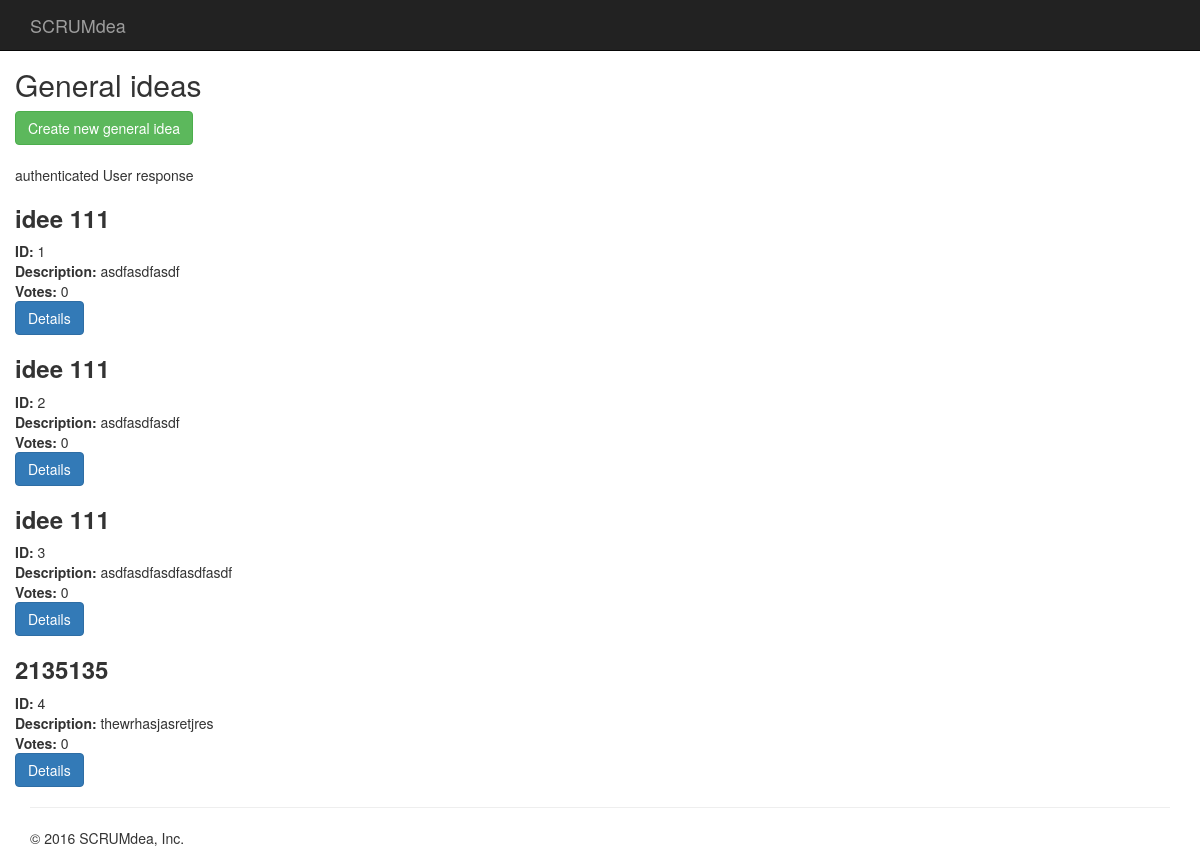
The page / (signed in) on the database as committed earlier.
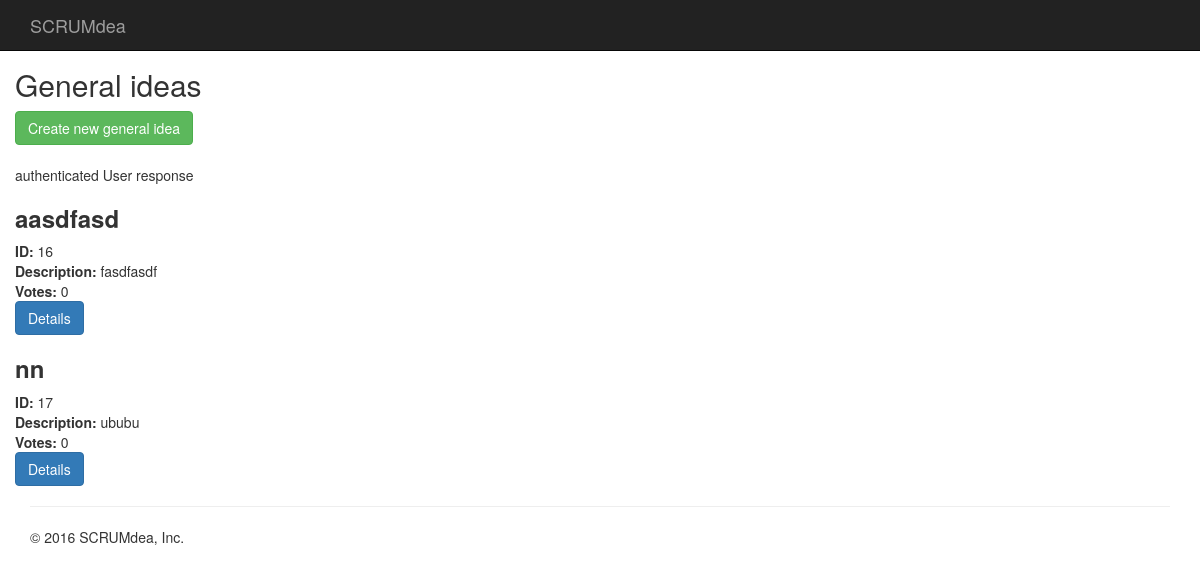
The same page on the database as committed later.
### scrumdea/models.py (models this page shows)
class GeneralIdea(models.Model):
    title = models.CharField(max_length=200)
    description = models.TextField()
    creation_date = timezone.now()
    votes = models.IntegerField(default=0)
    transfered_to_project = models.BooleanField(default=False)

### scrumdea/views.py (the view)
# urls.py: url(r'^$', views.idea_list, name='idea_list'),
def idea_list(request):
    if request.user.is_authenticated():
        queryset = src_models.GeneralIdea.objects.all()
        context = {
            "title": "authenticated User response",
            "idea_list": queryset
        }
    else:
        context = {
            "title": "access denied"
        }
    return render(request, "scrumdea/project/generalidea-list.html", context)

### scrumdea/templates/scrumdea/project/generalidea-list.html (shortened to what this page needs)
{% extends "scrumdea/base.html" %}
{% block content %}
    <h2>General ideas</h2>
    <a href="{% url "creategeneralidea" %}"> <button type="button" class="btn btn-success">Create new general idea</button></a>
    <p> <br> {{ title }}</p>
    {% for idea in idea_list %}
        <h3><strong>{{ idea.title }} </strong></h3>
        <strong>ID:</strong> {{ idea.id }}<br/>
        <strong>Description: </strong>{{ idea.description }}<br/>
        <strong>Votes: </strong>{{ idea.votes }}<br/>
        <a href="{% url "generalideadetailview" pk=idea.id %}"> <button type="button" class="btn btn-primary">Details</button></a>
    {% endfor %}
{% endblock %}

### scrumdea/templates/scrumdea/base.html (shortened to what this page needs)
{% load staticfiles %}
<!DOCTYPE html>
<html lang="en">
  <head>
    <link href="{% static "bootstrap/css/bootstrap.min.css"%}" rel="stylesheet">
  </head>
  <body>
    <nav class="navbar navbar-inverse navbar-fixed-top">
      <div class="container">
        <div class="navbar-header">
          <a class="navbar-brand" href="/">SCRUMdea</a>
        </div>
      </div>
    </nav>
    <div class="container" style="margin-top: 48px">
      <div class="row">
          {% block content %}
          {% endblock %}
      </div>
      <hr>
      <footer>
        <p>&copy; 2016 SCRUMdea, Inc.</p>
      </footer>
    </div>
  </body>
</html>

Rows that differ between the two databases and show on the page:
removed GeneralIdea: title "idee 111", id "1", description "asdfasdfasdf", votes "0"
removed GeneralIdea: title "idee 111", id "2", description "asdfasdfasdf", votes "0"
removed GeneralIdea: title "idee 111", id "3", description "asdfasdfasdfasdfasdf", votes "0"
removed GeneralIdea: title "2135135", id "4", description "thewrhasjasretjres", votes "0"
added GeneralIdea: title "aasdfasd", id "16", description "fasdfasdf", votes "0"
added GeneralIdea: title "nn", id "17", description "ububu", votes "0"
